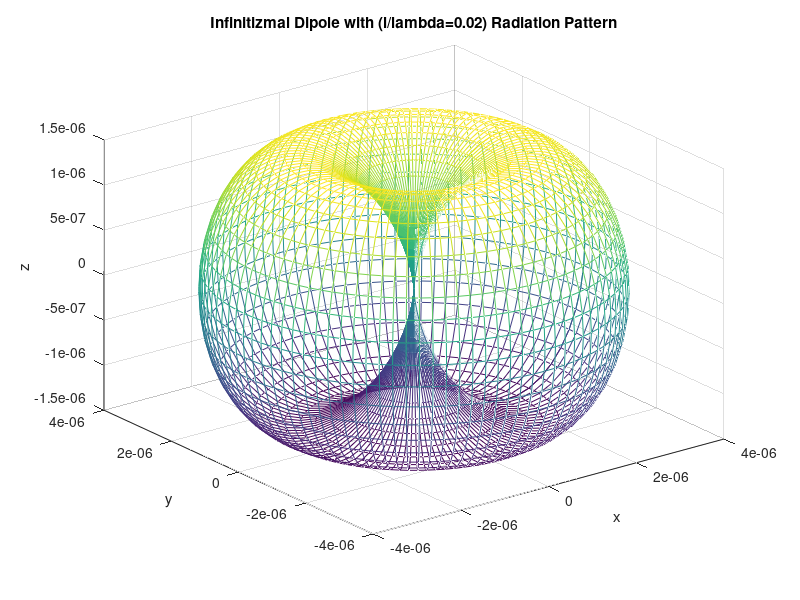
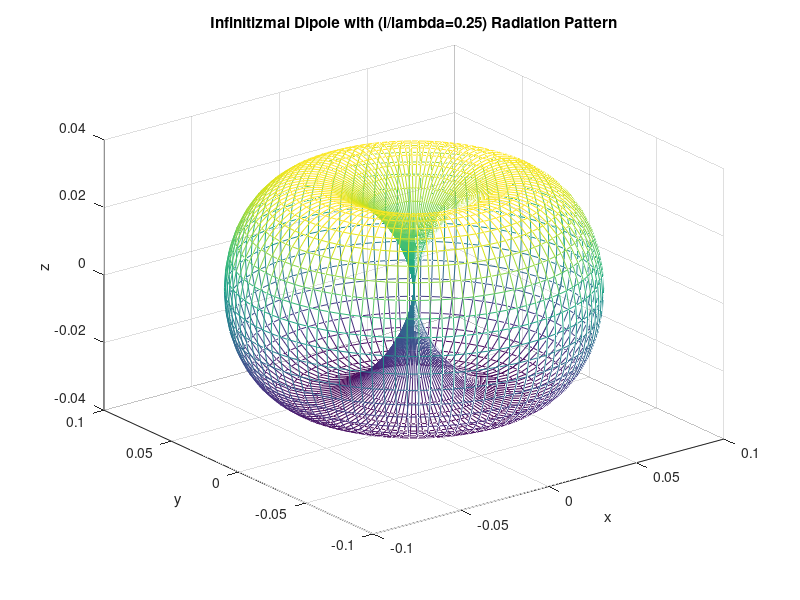
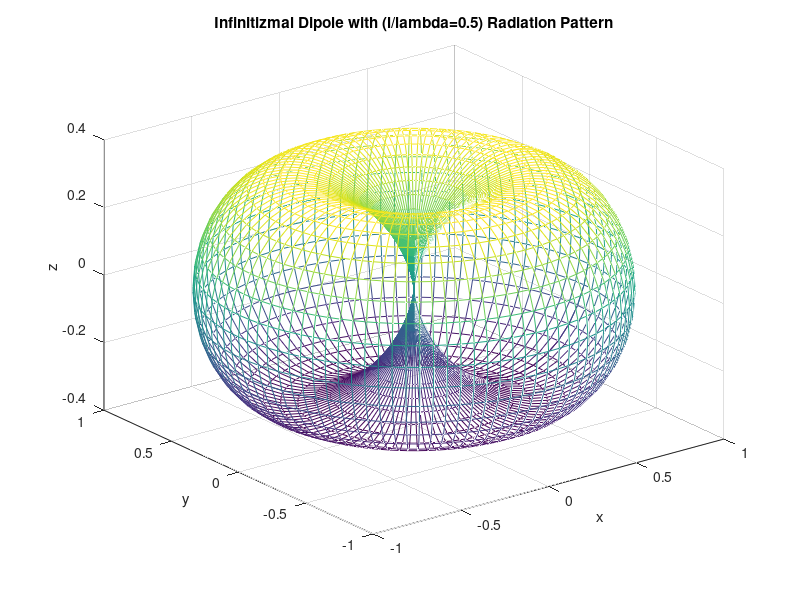
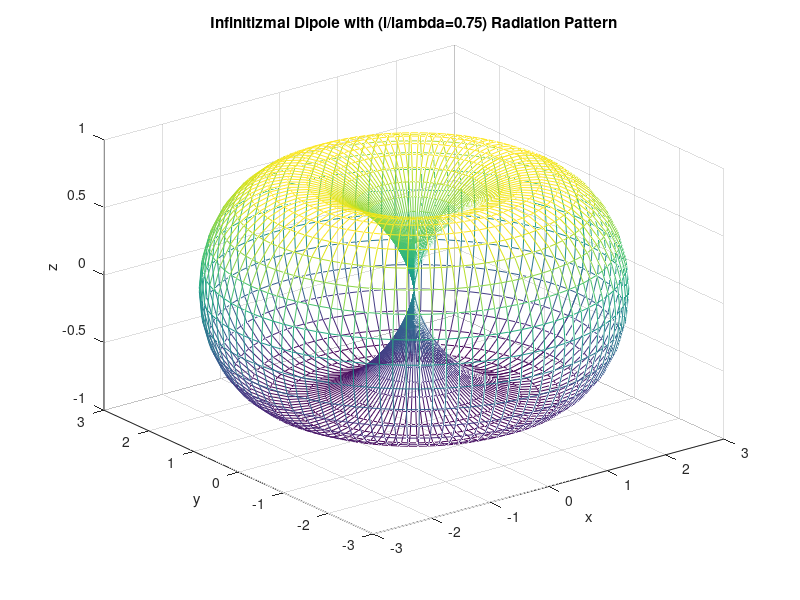

Write the MATLAB code that produced these figures, in order.

clear all
close all
clc

%finite dipole

lambda=1;
m=[1/50,0.25,0.5,0.75,1,1.5,2,3,4,5];
for k=1:length(m)
l=m(k)*lambda;

i=1;j=1;
step=50;
for theta=0:pi/step:pi
    for phi=0:pi/step:2*pi
        r=((cos(pi*l*cos(theta))-cos(pi*l))/sin(theta))^2;
        x(i,j)=r*sin(theta)*cos(phi);
        y(i,j)=r*sin(theta)*sin(phi);
        z(i,j)=r*cos(theta);
        j=j+1;
    end
    j=1;
    i=i+1;
end
figure
mesh(x,y,z)
title(['Infinitizmal Dipole with (l/lambda=',num2str(m(k)),') Radiation Pattern'])
xlabel('x')
ylabel('y')
zlabel('z')
hidden off 
end